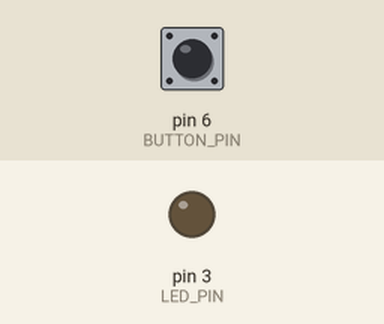
Simulated run of this sketch. Board: Arduino Uno, built with avr-gcc and run on an emulated ATmega328P. Parts: output pins drawn as LEDs (lit = HIGH). The inputs (shaded band) are chosen by the test bench; at power-on: pin 6 (BUTTON_PIN) LOW.

Above: at 1.2 s.
1.3 s: pin 6 (BUTTON_PIN) pulled HIGH for 0.15 s
At 1.37 s:
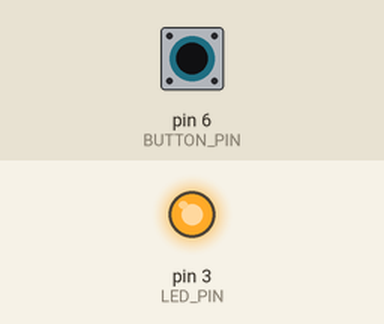
2.9 s: pin 6 (BUTTON_PIN) pulled HIGH for 3.2 s
At 7.1 s:
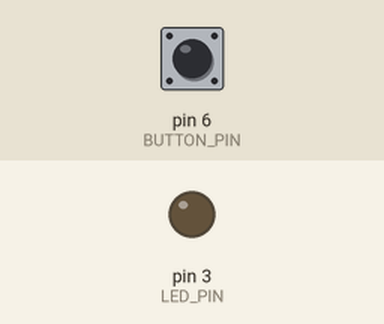
Timing chart, 0 to 8.6 s (numbered marks = the images above; inputs shaded):
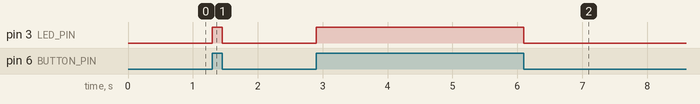

Measured:
- after the input at 1.3 s, pin 3 (LED_PIN): LOW → HIGH at once, → LOW 0.15 s later
- after the input at 2.9 s, pin 3 (LED_PIN): LOW → HIGH at once, → LOW 3.2 s later

The sketch:

01.button.ino
```cpp
#define LED_PIN     3
#define BUTTON_PIN  6

void setup() {
  pinMode(LED_PIN, OUTPUT);
  pinMode(BUTTON_PIN, INPUT);
}

void loop() {
  bool isButtonPressed = digitalRead(BUTTON_PIN) == HIGH;

  if (isButtonPressed) {
    turnOnLed();
  } else {
    turnOffLed();
  }
}

void turnOnLed() {
  digitalWrite(LED_PIN, HIGH);
}

void turnOffLed() {
  digitalWrite(LED_PIN, LOW);
}
```
